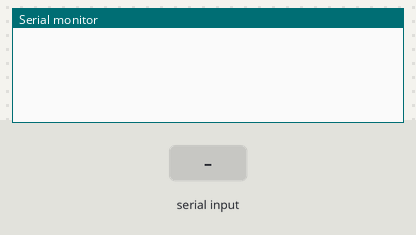
This sketch was run on a simulated Arduino Uno, built with avr-gcc and run on an emulated ATmega328P. Shown: the last lines printed to the serial monitor. The inputs (shaded band) are chosen by the test bench.

Above: at 1.2 s.
1.3 s: "1\n" received over Serial
At 3.4 s:
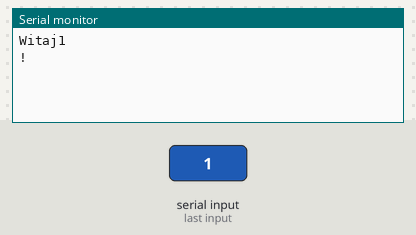
3.8 s: "0\n" received over Serial
At 5.2 s:
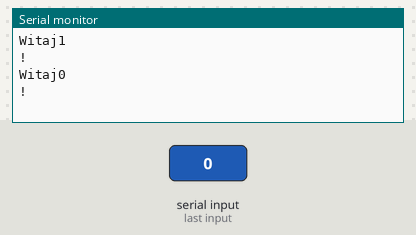
5.3 s: "2\n" received over Serial
At 7.6 s:
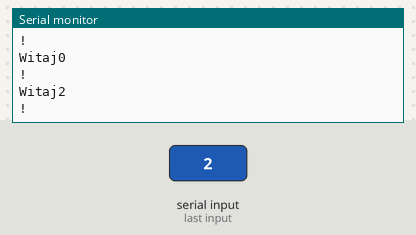

The sketch:

_5._Imie.ino
```cpp
String OdebraneDane;

void setup() {
Serial.begin(9600);

}

void loop() {

  if(Serial.available() > 0)
    {
      OdebraneDane = Serial.readStringUntil('/n');
      Serial.println("Witaj" + OdebraneDane + "!");
    }

}
```

Measured:
- after the input at 1.3 s, the serial monitor: prints a new line after 1.0 s (image 1)
- after the input at 3.8 s, the serial monitor: prints a new line after 1.0 s (image 2)
- after the input at 5.3 s, the serial monitor: prints a new line after 1.0 s (image 3)
